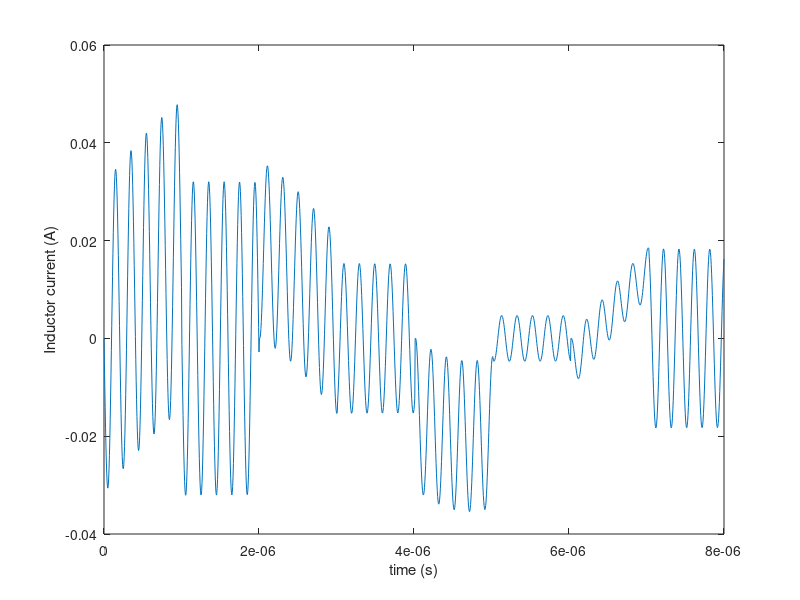
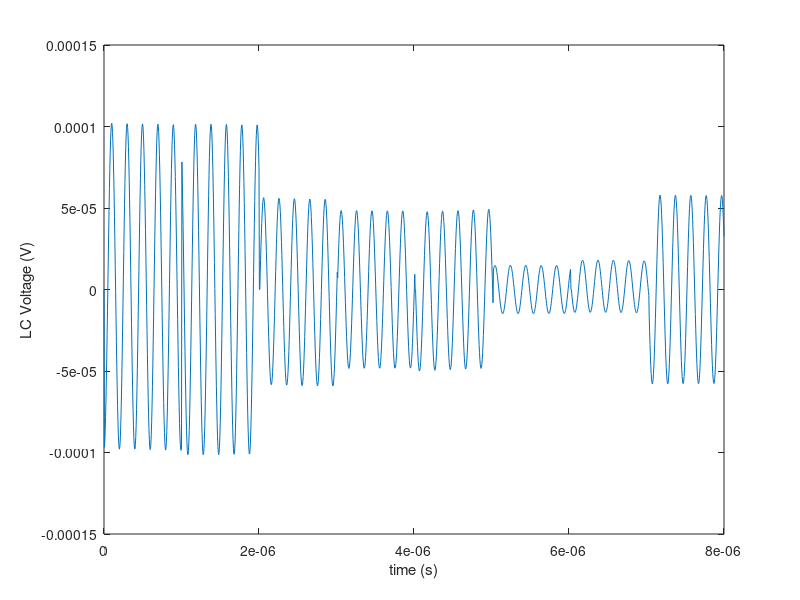
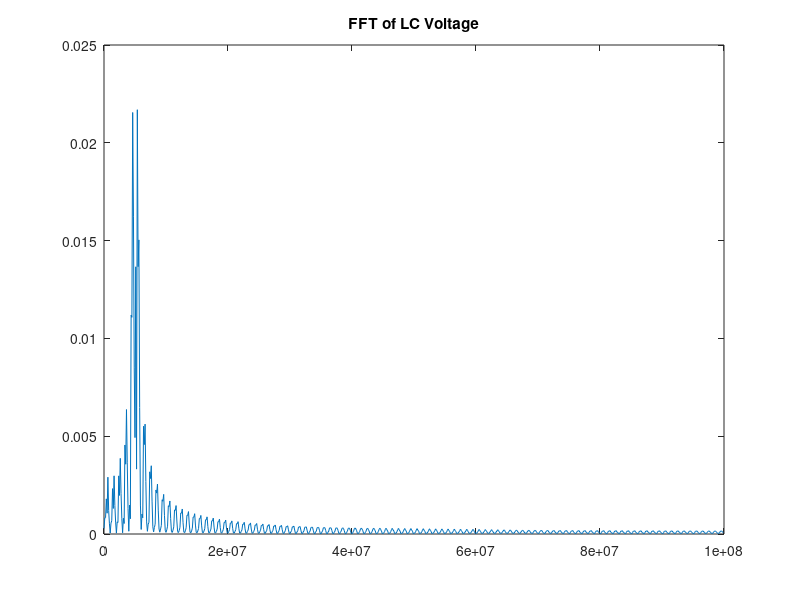
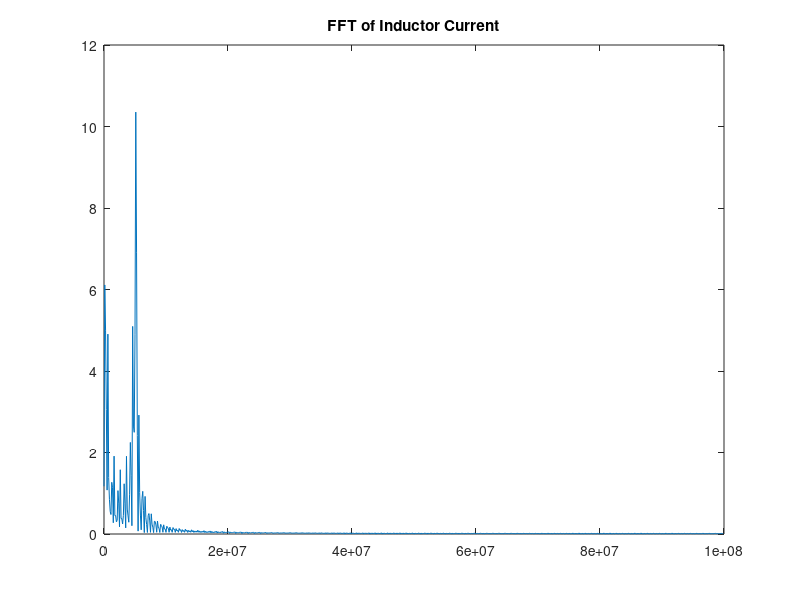

These charts were generated, in order, by the following MATLAB code:
clear all
close all


Rs=50;
RL=10;
L=0.1e-9;
C=10e-6;
w0=10e5;
Ton=1/w0;
Toff=1/w0;
dt = 0.005e-6;
Vsrc=1;

Tsim=8e-6;

%steady-state solution coeffs for driven mode
temp = 1/(j*w0*L)/(1/Rs+1/(j*w0*L)+j*w0*C);
A=abs(temp*Vsrc/Rs);
phi = angle(temp);

%params for homogeneous solution in charging mode
tau = Rs*C;
wr = 1/sqrt(L*C);
wd=0.5*sqrt(4*wr^2-(1/tau)^2);

%params for homogeneous solution in discharging mode (p is for "prime")
taup = RL*C;
wr = 1/sqrt(L*C);
wdp=0.5*sqrt(4*wr^2-(1/taup)^2);

t=0:dt:Tsim;
Tcycle=0;
IL=zeros(size(t));
V=zeros(size(t));

P=IL(1)-A*sin(w0*t(1)+phi);
Q=(1/wd)*(P/(2*tau)+V(1)/L-w0*cos(w0*t(1)+phi));


for ii=2:length(t)
    %update the local time        
    Tcycle=Tcycle+dt;
    if Tcycle<Ton %charging
        if Tcycle<dt
            %compute coefficients
            P=IL(ii-1)-A*sin(w0*t(ii)+phi);
            Q=(1/wd)*(P/(2*tau)+V(ii-1)/L-w0*A*cos(w0*t(ii)+phi));
        end
        %compute current and voltage in charging mode
        IL(ii)=exp(-Tcycle/(2*tau)).*(P*cos(wd*Tcycle)+Q*sin(wd*Tcycle))+A*sin(w0*t(ii)+phi);
        V(ii) = L*exp(-Tcycle/(2*tau)).*(P*(-wd*sin(wd*Tcycle)-1/(2*tau)*cos(wd*Tcycle))+...
                Q*(wd*cos(wd*Tcycle)-1/(2*tau)*sin(wd*Tcycle)))+...
                L*w0*A*cos(w0*t(ii)+phi);
    elseif Tcycle<=Ton+Toff %discharging
        if Tcycle<Ton+dt
            %compute coefficients
            d1=IL(ii-1);
            d2=(V(ii-1)/L+IL(ii-1)/(2*taup))/wdp;
        end
        %compute current and voltage in discharge mode
        IL(ii)=exp(-Tcycle/(2*taup)).*(d1*cos(wd*Tcycle)+d2*sin(wd*Tcycle));
        V(ii)=L*exp(-Tcycle/(2*taup)).*(d1*(-wdp*sin(wdp*Tcycle)-1/(2*taup)*cos(wdp*Tcycle))+...
              d2*(-wdp*cos(wdp*Tcycle)-1/(2*taup)*sin(wdp*Tcycle)));
    else
        %end of off period - reset local time to restart period (set to -dt
        %since the first thing we do is increment it)
        Tcycle=-dt;
    end
end

figure; 
plot(t,IL)
ylabel('Inductor current (A)')
xlabel('time (s)')
figure;
plot(t,V)
ylabel('LC Voltage (V)')
xlabel('time (s)')

fstep=1/Tsim;

temp = abs(fft(V));
Vf = temp(1:floor(length(temp)/2));


temp = abs(fft(IL));
If = temp(1:floor(length(temp)/2));


figure; 
plot((0:(length(Vf)-1))*fstep,Vf)
title('FFT of LC Voltage')
figure; 
plot((0:(length(If)-1))*fstep,If)
title('FFT of Inductor Current')